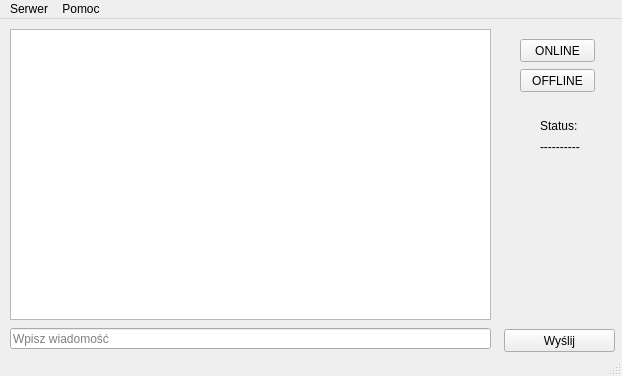
<?xml version="1.0" encoding="UTF-8"?>
<ui version="4.0">
 <class>MainWindow</class>
 <widget class="QMainWindow" name="MainWindow">
  <property name="geometry">
   <rect>
    <x>0</x>
    <y>0</y>
    <width>622</width>
    <height>376</height>
   </rect>
  </property>
  <property name="windowTitle">
   <string>Serwer</string>
  </property>
  <widget class="QWidget" name="centralwidget">
   <widget class="QLineEdit" name="lineEdit">
    <property name="geometry">
     <rect>
      <x>10</x>
      <y>309</y>
      <width>481</width>
      <height>21</height>
     </rect>
    </property>
    <property name="placeholderText">
     <string>Wpisz wiadomość</string>
    </property>
   </widget>
   <widget class="QPushButton" name="pushButton">
    <property name="geometry">
     <rect>
      <x>520</x>
      <y>20</y>
      <width>75</width>
      <height>23</height>
     </rect>
    </property>
    <property name="text">
     <string>ONLINE</string>
    </property>
   </widget>
   <widget class="QPushButton" name="pushButton_2">
    <property name="geometry">
     <rect>
      <x>504</x>
      <y>310</y>
      <width>111</width>
      <height>23</height>
     </rect>
    </property>
    <property name="text">
     <string>Wyślij</string>
    </property>
   </widget>
   <widget class="QPushButton" name="pushButton_3">
    <property name="geometry">
     <rect>
      <x>520</x>
      <y>50</y>
      <width>75</width>
      <height>23</height>
     </rect>
    </property>
    <property name="text">
     <string>OFFLINE</string>
    </property>
   </widget>
   <widget class="QLabel" name="label">
    <property name="geometry">
     <rect>
      <x>540</x>
      <y>100</y>
      <width>47</width>
      <height>13</height>
     </rect>
    </property>
    <property name="text">
     <string>Status:</string>
    </property>
   </widget>
   <widget class="QLabel" name="label_2">
    <property name="geometry">
     <rect>
      <x>540</x>
      <y>120</y>
      <width>51</width>
      <height>16</height>
     </rect>
    </property>
    <property name="text">
     <string>----------</string>
    </property>
   </widget>
   <widget class="QTextEdit" name="textEdit">
    <property name="geometry">
     <rect>
      <x>10</x>
      <y>10</y>
      <width>481</width>
      <height>291</height>
     </rect>
    </property>
    <property name="readOnly">
     <bool>true</bool>
    </property>
   </widget>
  </widget>
  <widget class="QMenuBar" name="menubar">
   <property name="geometry">
    <rect>
     <x>0</x>
     <y>0</y>
     <width>622</width>
     <height>21</height>
    </rect>
   </property>
   <widget class="QMenu" name="menuSerwer">
    <property name="title">
     <string>Serwer</string>
    </property>
    <addaction name="actionW_cz"/>
    <addaction name="actionWy_cz"/>
    <addaction name="separator"/>
    <addaction name="actionWyjd"/>
   </widget>
   <widget class="QMenu" name="menuPomoc">
    <property name="title">
     <string>Pomoc</string>
    </property>
    <addaction name="actionO_autorze"/>
    <addaction name="actionO_programie"/>
   </widget>
   <addaction name="menuSerwer"/>
   <addaction name="menuPomoc"/>
  </widget>
  <widget class="QStatusBar" name="statusbar"/>
  <action name="actionW_cz">
   <property name="text">
    <string>Włącz</string>
   </property>
  </action>
  <action name="actionWy_cz">
   <property name="text">
    <string>Wyłącz</string>
   </property>
  </action>
  <action name="actionWyjd">
   <property name="text">
    <string>Wyjdź</string>
   </property>
  </action>
  <action name="actionO_autorze">
   <property name="text">
    <string>O autorze</string>
   </property>
  </action>
  <action name="actionO_programie">
   <property name="text">
    <string>O programie</string>
   </property>
  </action>
 </widget>
 <resources/>
 <connections/>
</ui>
